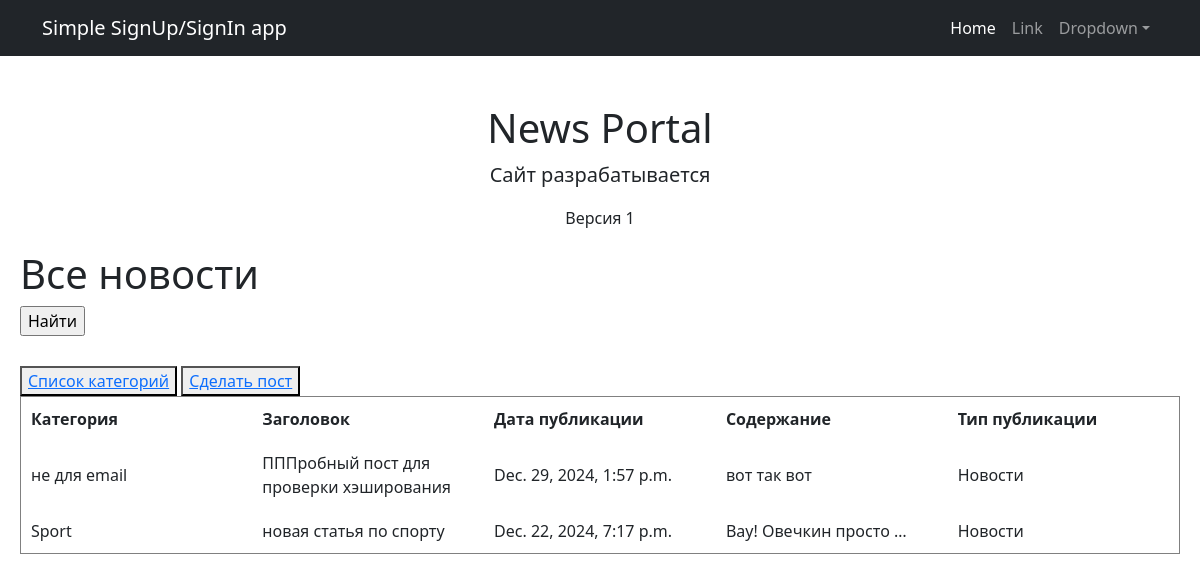
Page /news/ on the committed database.
### simpleapp/models.py (models this page shows, shortened)
class Category(models.Model):
    name = models.CharField(max_length=100, unique=True)
    subscribers = models.ManyToManyField(User, related_name='subscribed_categories', blank=True)

class Post(models.Model):
    news = 'NE'
    article = 'AR'
    POST_TYPES = [
        (news, 'Новости'),
        (article, 'Статья')
    ]
    author = models.ForeignKey(Author, on_delete=models.CASCADE, related_name='posts')
    post_type = models.CharField(max_length=2, choices=POST_TYPES, default=news)
    post_time = models.DateTimeField(auto_now_add=True)
    category = models.ManyToManyField(Category, through='PostCategory')
    title = models.CharField(max_length=255)
    text = models.TextField()
    rating = models.IntegerField(default=0)

### simpleapp/views.py (the view)
# urls.py: path('', cache_page(60)(NewsList.as_view()), name='post_list'),
class NewsList(ListView):
    model = Post
    ordering = '-post_time'
    template_name = 'post_list.html'
    context_object_name = 'posts'
    paginate_by = 10
    def get_template_names(self):
        if self.request.path == '/news/':
            self.template_name = 'post_list.html'
        elif self.request.path == '/news/search/':
            self.template_name == 'search.html'
        return self.template_name

### simpleapp/templatetags/censor_filters.py (called while the page is built)
@register.filter()
def censor(value):
    words_to_censor = ['плохое', 'слово', 'блин']
    if not isinstance(value, str):
        raise ValueError("Значение должно быть строкой")
    for word in words_to_censor:
        value = value.replace(word, word[0] + '*' * len(word))
    return mark_safe(value)

### templates/post_list.html (shortened to what this page needs)
{% extends 'default.html'%}
{% load custom_filters %}
{% load censor_filters %}
{% load custom_tags %}
{% block content %}
    <div style="margin: 20px;">
        <h1>Все новости</h1>
        <form action="" method="get" style="margin-bottom: 20px;">
            <input type="submit" value="Найти" />
        </form>
        <button style="margin-top: 10px"> <a href="/news/categorys/"> Список категорий</a> </button>
        <button style="margin-top: 10px"> <a href="/news/create/"> Сделать пост</a> </button>
        <table width="100%" border="1" cellspacing="0" cellpadding="10">
            <thead>
                <tr>
                    <th width="20%">Категория</th>
                    <th width="20%">Заголовок</th>
                    <th width="20%">Дата публикации</th>
                    <th width="20%">Содержание</th>
                    <th width="20%">Тип публикации</th>
                </tr>
            </thead>
            <tbody>
                {% for post in posts %}
                <tr>
                    <td>
                        {% for category in post.category.all %}
                            {{ category.name }}
                        {% endfor %}
                    </td>
                    <td>{{ post.title }}</td>
                    <td>{{ post.post_time }}</td>
                    <td>{{ post.text|truncatechars:21|censor }}</td>
                    <td>{{ post.get_post_type_display }}</td>
                </tr>
                {% endfor %}
            </tbody>
        </table>
    </div>
{% endblock content %}

### templates/default.html (shortened to what this page needs)
<!DOCTYPE html>
<html lang="en">
    <head>
        {% load static %}
        <link href="{% static 'css/styles.css' %}" rel="stylesheet" />
    </head>
    <body>
        <nav class="navbar navbar-expand-lg navbar-dark bg-dark">
            <div class="container">
                <a class="navbar-brand" href="/">Simple SignUp/SignIn app</a>
                <div class="collapse navbar-collapse" id="navbarSupportedContent">
                    <ul class="navbar-nav ms-auto mb-2 mb-lg-0">
                        <li class="nav-item"><a class="nav-link active" aria-current="page" href="#">Home</a></li>
                        <li class="nav-item"><a class="nav-link" href="#">Link</a></li>
                        <li class="nav-item dropdown">
                            <a class="nav-link dropdown-toggle" id="navbarDropdown" href="#" role="button" data-bs-toggle="dropdown" aria-expanded="false">Dropdown</a>
                        </li>
                    </ul>
                </div>
            </div>
        </nav>
        <div class="container">
            <div class="text-center mt-5">
                <h1>News Portal</h1>
                <p class="lead">Сайт разрабатывается</p>
                <p>Версия 1</p>
            </div>
        </div>
        {% block content %}
        {% endblock content %}
    </body>
</html>

### rows in the picture
Post: title "ПППробный пост для проверки хэширования", post_time "Dec. 29, 2024, 1:57 p.m.", text|censor "вот так вот", post_type "Новости"
Category: name "не для email"
Post: title "новая статья по спорту", post_time "Dec. 22, 2024, 7:17 p.m.", text|censor "Вау! Овечкин просто …", post_type "Новости"
Category: name "Sport"
